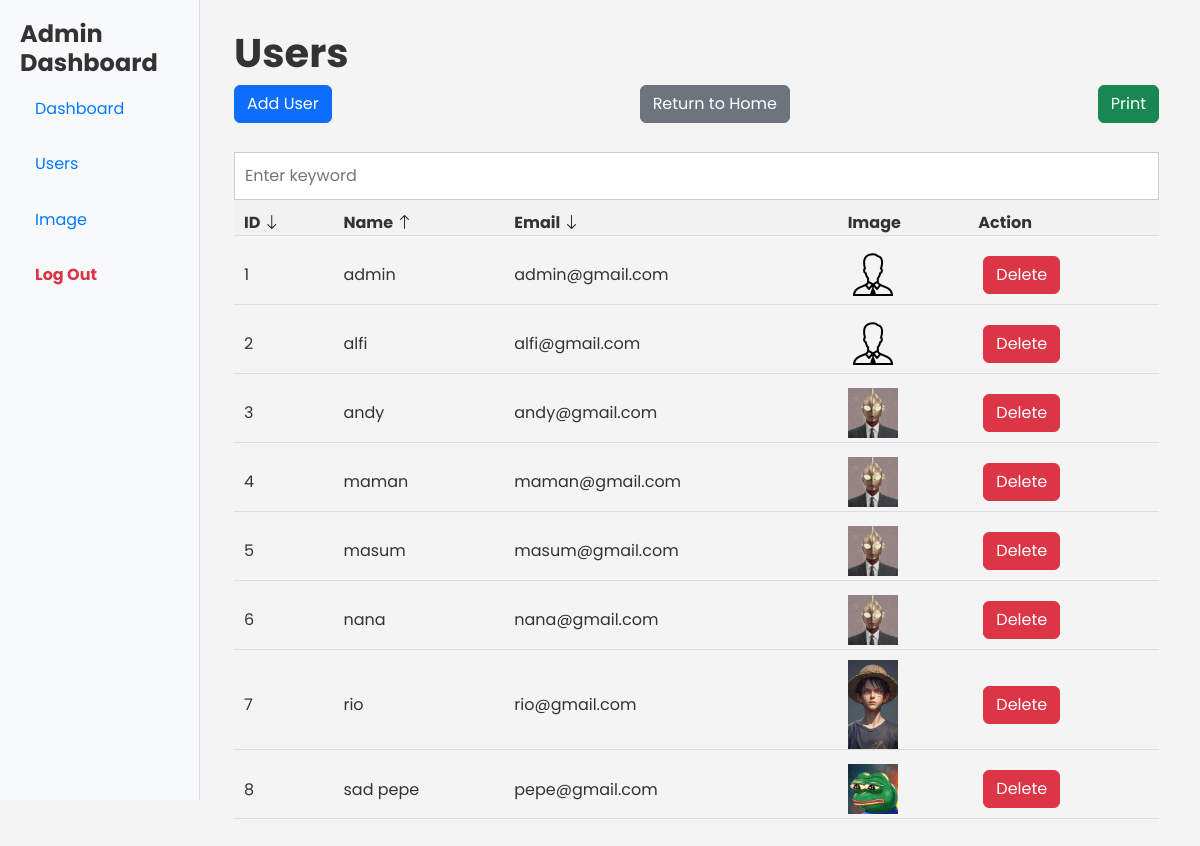
The page /admin/user.php?sortBy=username&sortOrder=ASC (signed in) on the database as committed earlier.
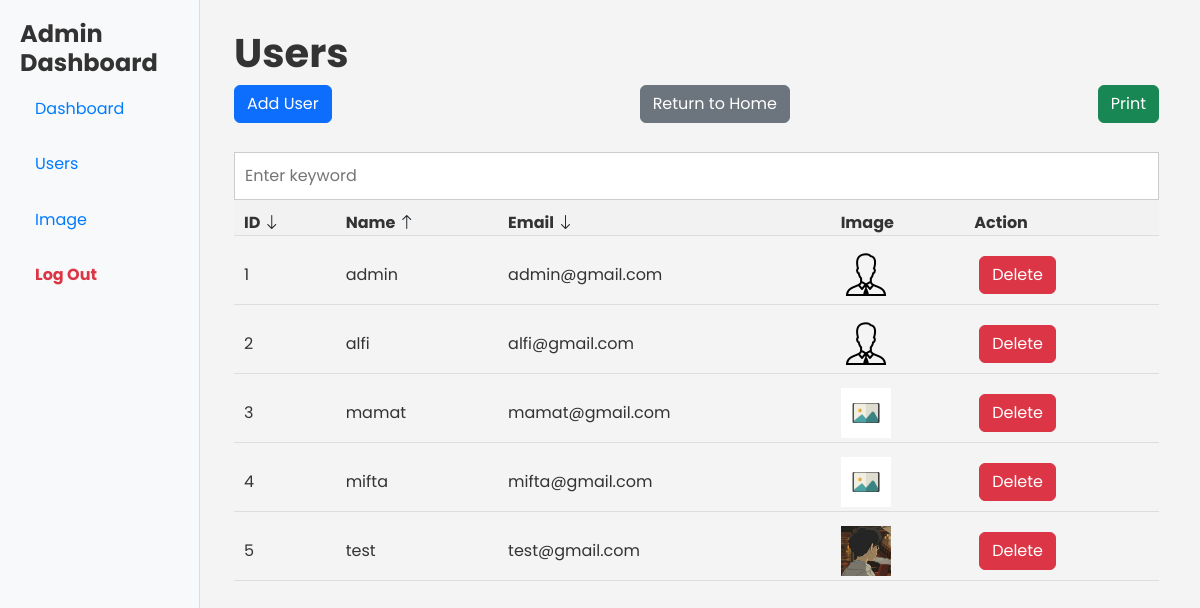
The same page on the database as committed later.
### tables this page shows
CREATE TABLE `user` (
  `id` int NOT NULL,
  `gambar` varchar(255) DEFAULT NULL,
  `username` varchar(255) NOT NULL,
  `email` varchar(255) NOT NULL,
  `password` varchar(255) NOT NULL,
  `id_role` int NOT NULL
);

### functions.php (called while the page is built, shortened)
<?php
function koneksi()
{
    return mysqli_connect("localhost", "root", "", "pw2024_tubes_233040013");
}
function isAdmin() {
    $user = getUserById($_SESSION['id']);
    if ($user) {
        if ($user['id_role'] == 1) {
            return true;
        } else {
            echo "User is not an admin.";
            return false;
        }
    }
}
function getUserById($id) {
    $conn = koneksi();
    $sql = "SELECT * FROM user WHERE id = $id";
    $result = $conn->query($sql);
    return $result->fetch_assoc();
}
function getUsers($sortBy = 'id', $sortOrder = 'ASC') {
    $conn = koneksi();
    $canSortBy = ['id', 'username', 'email'];
    $canSortOrder = ['ASC', 'DESC'];
    $query = "SELECT * FROM user ORDER BY $sortBy $sortOrder";
    $result = mysqli_query($conn, $query);
    $users = array();
    while ($row = mysqli_fetch_assoc($result)) {
        $users[] = $row;
    }
    return $users;
}
?>

### admin/user.php (the view, shortened to what this page needs)
<?php
require_once '../functions.php';
if (!isAdmin()) {
    header("Location: ../login.php");
    exit;
}
$sortBy = $_GET['sortBy'] ?? 'id';
$sortOrder = $_GET['sortOrder'] ?? 'ASC';
$newSortOrder = ($sortOrder === 'ASC') ? 'DESC' : 'ASC';
$users = getUsers($sortBy, $sortOrder);
?>
<!DOCTYPE html>
<html lang="en">
<head>
    <link href="https://cdn.jsdelivr.net/npm/bootstrap@5.3.3/dist/css/bootstrap.min.css" rel="stylesheet">
    <link rel="stylesheet" href="https://cdn.jsdelivr.net/npm/bootstrap-icons@1.11.3/font/bootstrap-icons.min.css">
    <link rel="stylesheet" href="assets/css/style.css">
</head>
<body>
    <div class="sidebar">
        <h2>Admin Dashboard</h2>
        <ul>
            <li><a href="admindashboard.php">Dashboard</a></li>
            <li><a href="user.php">Users</a></li>
            <li><a href="image.php">Image</a></li>
            <li><button onclick="logout()"  class="logout">Log Out</button></li>
        </ul>
    </div>
    <div class="main-content">
        <div class="container">
        <h1 id="users">Users</h1>
        <div class="d-flex justify-content-between mb-4">
            <a href="add.php" class="btn btn-primary">Add User</a>
            <a href="../index.php" class="btn btn-secondary">Return to Home</a>
            <a href="javascript:void(0);" onclick="window.print();" class="btn btn-success">Print</a>
        </div>
        <form action="" method="POST">
            <input type="text" name="keyword" size="40" placeholder="Enter keyword" autocomplete="off" autofocus class="keyword">
        </form>
        <div class="result">
        <table id="usersTable" class="userTable">
            <tr>
                <th><a href="?sortBy=id&sortOrder=<?= $newSortOrder; ?>" class="text-decoration-none text-reset">ID <i class="bi bi-arrow-<?= ($sortBy === 'id' && $sortOrder === 'ASC') ? 'up' : 'down'; ?> text-dark"></i></a></th>
                <th><a href="?sortBy=username&sortOrder=<?= $newSortOrder; ?>" class="text-decoration-none text-reset">Name <i class="bi bi-arrow-<?= ($sortBy === 'username' && $sortOrder === 'ASC') ? 'up' : 'down'; ?> text-dark"></i></a></th>
                <th><a href="?sortBy=email&sortOrder=<?= $newSortOrder; ?>" class="text-decoration-none text-reset">Email <i class="bi bi-arrow-<?= ($sortBy === 'email' && $sortOrder === 'ASC') ? 'up' : 'down'; ?> text-dark"></i></a></th>
                <th>Image</th>
                <th>Action</th>
            </tr>
            <?php
            foreach ($users as $index => $user) {
            ?>
                <tr>
                    <td><?= $index + 1; ?></td>
                    <td><?= htmlspecialchars($user['username']); ?></td>
                    <td><?= htmlspecialchars($user['email']); ?></td>
                    <td>
                    <?php
                            if (!empty($user['gambar'])) {
                                    echo '<img src="' . $user['gambar'] . '" alt="Profile Image" width="50">';
                            } else {
                                echo '<img src="assets/img/default.jpg" alt="Default Profile Image" width="50">';
                            }
                            ?>
                    </td>
                    <td>
                        <form method="POST" action="delete.php">
                            <button type="submit" onclick="return confirm('Are You Sure Want to Delete This Data?')" class="btn btn-danger">Delete</button>
                        </form>
                    </td>
                </tr>
            <?php } ?>
        </table>
        </div>
        </div>
    </div>
</body>
</html>

Rows that differ between the two databases and show on the page:
removed user: username "andy", email "andy@gmail.com", gambar (picture)
removed user: username "maman", email "maman@gmail.com", gambar (picture)
removed user: username "masum", email "masum@gmail.com", gambar (picture)
removed user: username "nana", email "nana@gmail.com", gambar (picture)
removed user: username "rio", email "rio@gmail.com", gambar (picture)
removed user: username "sad pepe", email "pepe@gmail.com", gambar (picture)
added user: username "mamat", email "mamat@gmail.com", gambar (placeholder picture)
added user: username "mifta", email "mifta@gmail.com", gambar (placeholder picture)
added user: username "test", email "test@gmail.com", gambar (picture)
